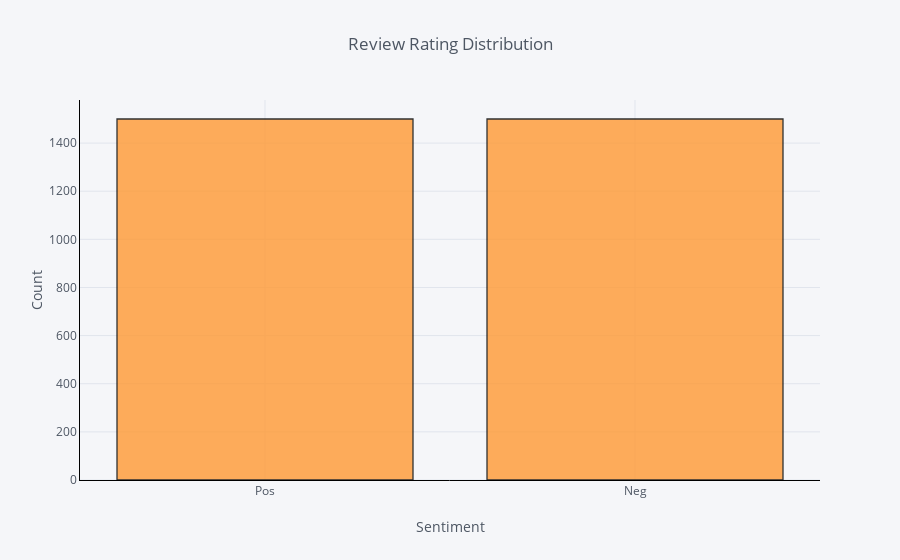

Notebook source saved alongside this figure:
### Markdown cell above
### 3.2 The distribution of review ratings

### Code cell
# Plot the sentiment

mv_data['Sentiment'].iplot(
    kind='hist',
    xTitle='Sentiment',
    linecolor='black',
    yTitle='Count',
    title='Review Rating Distribution')

### Figure 1 — Plotly figure (JSON) as saved in the notebook; plotly's stock layout.template omitted (floating-point values rounded to 4 significant figures; data arrays with more than 128 entries replaced by an {"elided": "..."} marker saying what was removed)
{"data": [{"histfunc": "count", "histnorm": "", "marker": {"color": "rgba(255, 153, 51, 1.0)", "line": {"color": "#000000", "width": 1.3}}, "name": "Sentiment", "opacity": 0.8, "orientation": "v", "type": "histogram", "uid": "1008c160-75e8-41c8-a54a-da9e8e4d09ae", "x": {"elided": "3000 str values"}}], "layout": {"barmode": "overlay", "legend": {"bgcolor": "#F5F6F9", "font": {"color": "#4D5663"}}, "paper_bgcolor": "#F5F6F9", "plot_bgcolor": "#F5F6F9", "title": {"font": {"color": "#4D5663"}, "text": "Review Rating Distribution"}, "xaxis": {"gridcolor": "#E1E5ED", "linecolor": "black", "showgrid": true, "tickfont": {"color": "#4D5663"}, "title": {"font": {"color": "#4D5663"}, "text": "Sentiment"}, "zerolinecolor": "#E1E5ED"}, "yaxis": {"gridcolor": "#E1E5ED", "linecolor": "black", "showgrid": true, "tickfont": {"color": "#4D5663"}, "title": {"font": {"color": "#4D5663"}, "text": "Count"}, "zerolinecolor": "#E1E5ED"}}}
